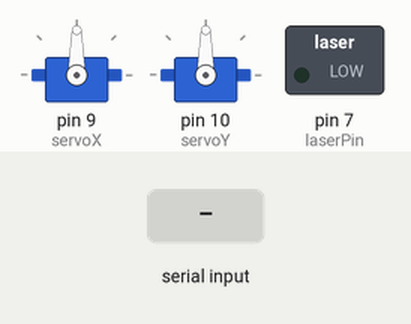
Simulated run of this sketch. Board: Arduino Uno, built with avr-gcc and run on an emulated ATmega328P. Parts: 2 × servo, switched loads named in the sketch (green lamp = pin HIGH). Inputs (shaded band) come from the test bench.

Above: at 1.2 s.
1.3 s: "X,45\n" received over Serial
At 1.9 s:
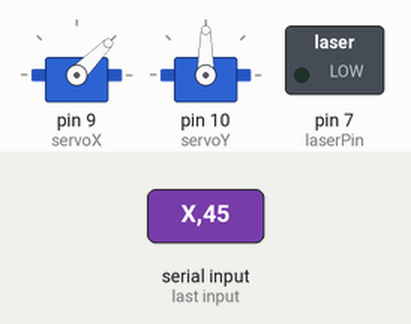
2.8 s: "Y,45\n" received over Serial
At 4.0 s:
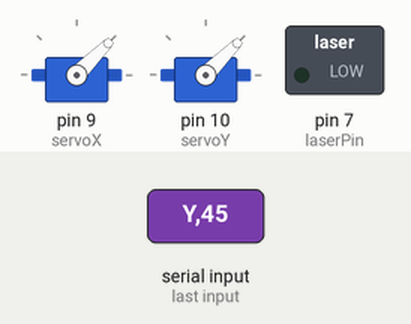
4.3 s: "X90\n" received over Serial
At 5.3 s:
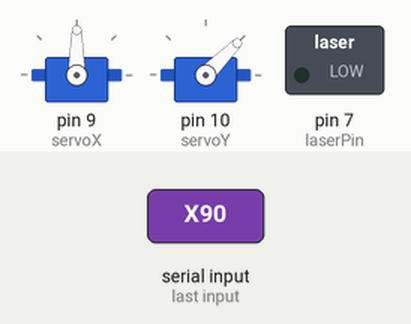
5.8 s: "L90\n" received over Serial
At 6.4 s:
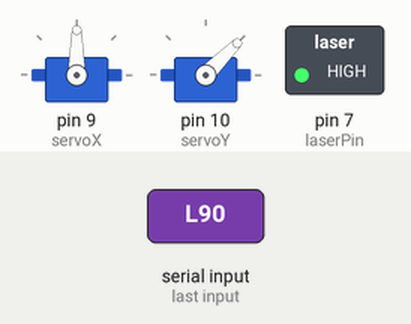
7.3 s: "Y90\n" received over Serial
At 7.6 s:
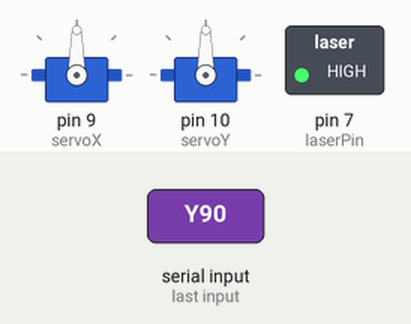
8.8 s: "X" received over Serial
At 10.6 s:
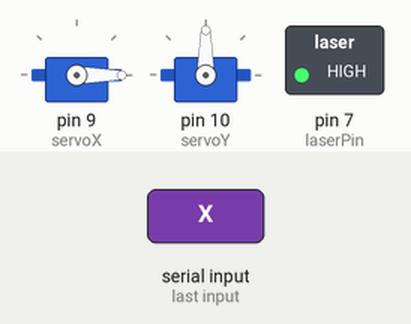
Timing chart, 0 to 12.1 s (numbered marks = the images above; inputs shaded):
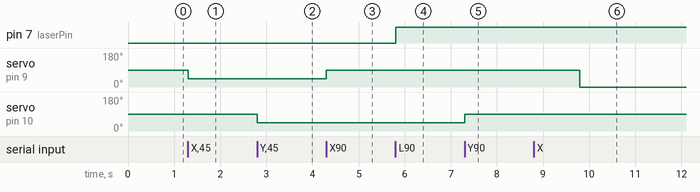

The sketch:

turrent.ino
```cpp
#include <Servo.h>

Servo servoX;
Servo servoY;

int x_angle = 90;
int y_angle = 90;
int laserPin = 7; // Set the digital pin for the laser diode
bool laserState = false;

void setup()
{
    Serial.begin(9600);
    servoX.attach(9);          // Attach servoX to pin 9
    servoY.attach(10);         // Attach servoY to pin 10
    pinMode(laserPin, OUTPUT); // Set laserPin as output

    servoX.write(x_angle);
    servoY.write(y_angle);
    digitalWrite(laserPin, LOW);
}

void loop()
{
    if (Serial.available() > 0)
    {
        handleIncomingData();
    }
}

void handleIncomingData()
{
    char cmd = Serial.read();

    if (cmd == 'X')
    {
        x_angle = Serial.parseInt();
        servoX.write(x_angle);
    }
    else if (cmd == 'Y')
    {
        y_angle = Serial.parseInt();
        servoY.write(y_angle);
    }
    else if (cmd == 'L')
    {
        toggleLaser();
    }
}

void toggleLaser()
{
    laserState = !laserState;
    digitalWrite(laserPin, laserState ? HIGH : LOW);
}
```

Measured:
- after the input at 1.3 s, servo on pin 9 (servoX): 90° → 45° at once
- after the input at 2.8 s, servo on pin 10 (servoY): 90° → 45° at once
- after the input at 4.3 s, servo on pin 9 (servoX): 45° → 90° at once
- after the input at 5.8 s, pin 7 (laserPin): LOW → HIGH at once
- after the input at 7.3 s, servo on pin 10 (servoY): 45° → 90° at once
- after the input at 8.8 s, servo on pin 9 (servoX): 90° → 0° after 1.0 s
